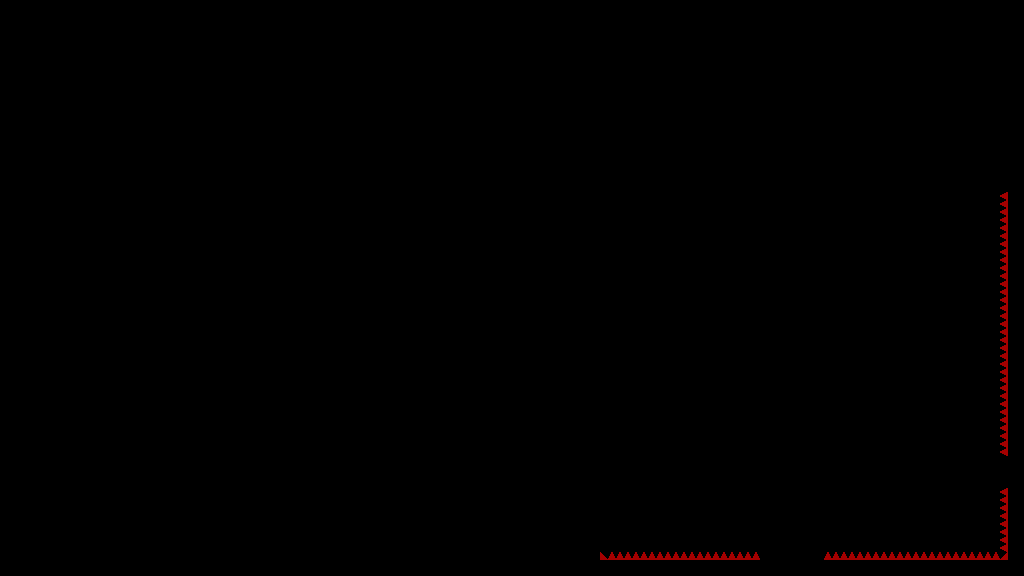

This game map was drawn from its Tiled (.tmx) file and the tilesets committed beside it. A one-line description and the trimmed map source follow:
An orthogonal 128x72 tile map with 8x8 px tiles, 1 tile layer (T_Spikes) and 28 objects.

<map version="1.4" tiledversion="1.4.3" orientation="orthogonal" renderorder="right-down" width="128" height="72" tilewidth="8" tileheight="8" infinite="0" nextlayerid="6" nextobjectid="419">
 <tileset firstgid="1" source="../../../Sprites/Tiles/DEV/flat/T_spr_nv_flat_0.tsx" />
 <layer id="1" name="T_Spikes" width="128" height="72">
  <data>[9216 cells, 84 non-empty, 2 distinct tile ids]</data>
 </layer>
 <objectgroup id="2" name="C_Solid">
  <object id="312" x="768" y="544" width="40" height="32" />
  <object id="402" x="944" y="456" width="64" height="32" />
  <object id="403" x="584" y="304" width="64" height="88" />
  <object id="404" x="944" y="80" width="64" height="112" />
  <object id="405" x="1008" y="16" width="16" height="560" />
  <object id="407" x="528" y="248" width="56" height="328" />
  <object id="412" x="656" y="0" width="368" height="16" />
  <object id="413" x="584" y="560" width="184" height="16" />
  <object id="414" x="808" y="560" width="200" height="16" />
  <object id="415" x="648" y="304">
   <polygon points="0,0 128,128 0,128" />
  </object>
  <object id="416" x="944" y="80">
   <polygon points="0,0 -112,112 0,112" />
  </object>
 </objectgroup>
 <objectgroup id="5" name="DEV" visible="0">
  <object id="185" x="752" y="88">
   <polygon points="0,0 24,24 0,24" />
  </object>
  <object id="186" x="824" y="120">
   <polygon points="0,0 24,-24 24,0" />
  </object>
  <object id="187" x="856" y="112">
   <polygon points="0,0 48,0 0,48" />
  </object>
  <object id="188" x="848" y="48">
   <polygon points="0,0 0,48 -48,0" />
  </object>
  <object id="189" x="872" y="184">
   <polygon points="0,0 32,-32 32,0" />
  </object>
  <object id="190" x="712" y="96">
   <polygon points="0,0 24,-24 24,0" />
  </object>
  <object id="191" x="768" y="48">
   <polygon points="0,0 24,24 0,24" />
  </object>
  <object id="192" x="656" y="48">
   <polygon points="0,0 24,24 0,24" />
  </object>
  <object id="193" x="880" y="64">
   <polygon points="0,0 0,24 -24,0" />
  </object>
  <object id="194" x="696" y="48">
   <polygon points="0,0 24,0 0,24" />
  </object>
  <object id="195" x="800" y="112">
   <polygon points="0,0 8,8 0,8" />
  </object>
  <object id="196" x="832" y="144">
   <polygon points="0,0 8,0 0,8" />
  </object>
  <object id="197" x="736" y="48">
   <polygon points="0,0 8,0 0,8" />
  </object>
 </objectgroup>
 <objectgroup id="3" name="C_Balls">
  <object id="408" x="800" y="528" width="8" height="8" />
  <object id="409" x="960" y="440" width="8" height="8" />
  <object id="410" x="624" y="288" width="8" height="8" />
  <object id="411" x="960" y="64" width="8" height="8" />
 </objectgroup>
 <objectgroup id="4" name="C_Orbs" />
</map>
